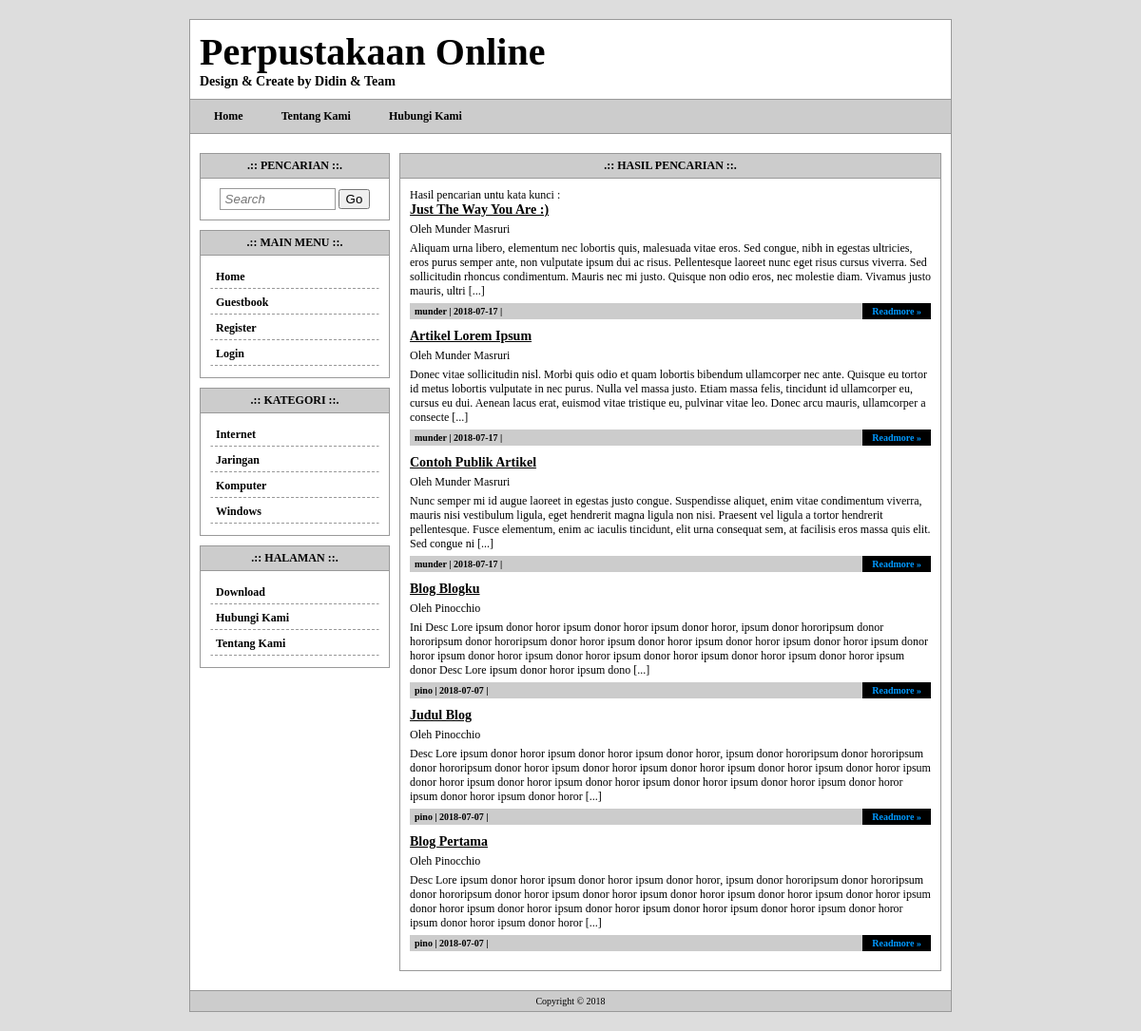
Screenshot of /search.php with the database file from the repository.
### tables this page shows
CREATE TABLE `tw_page` (
  `page_id` int(11) NOT NULL,
  `page_user` varchar(32) NOT NULL,
  `page_date` date NOT NULL,
  `page_title` varchar(255) NOT NULL,
  `page_body` text NOT NULL,
  `page_top` int(2) NOT NULL
);

CREATE TABLE `tw_category` (
  `cat_id` int(11) NOT NULL,
  `cat_name` varchar(32) NOT NULL
);

CREATE TABLE `tw_blog` (
  `blog_id` int(11) NOT NULL,
  `blog_user` varchar(32) NOT NULL,
  `blog_cat_id` int(11) NOT NULL,
  `blog_date` date NOT NULL,
  `blog_title` varchar(255) NOT NULL,
  `blog_body` text NOT NULL
);

CREATE TABLE `tw_user` (
  `user_id` int(11) NOT NULL,
  `user_date` date NOT NULL,
  `user_username` varchar(32) NOT NULL,
  `user_password` varchar(32) NOT NULL,
  `user_name` varchar(32) NOT NULL,
  `user_email` varchar(32) NOT NULL,
  `user_active` int(2) NOT NULL
);

### search.php (the view)
<?php include'template/overall/header.php'; ?>
<div class="content-title">.:: Hasil Pencarian ::.</div>
<div class="content-body">
	<?php
	$key = $_GET['keyword'];
	$sql = mysqli_query($koneksi, "SELECT * FROM tw_blog INNER JOIN tw_user ON tw_blog.blog_user=tw_user.user_username  WHERE blog_title LIKE '%$key%' ORDER BY blog_id DESC");
	if(mysqli_num_rows($sql) == 0){
		echo 'Hasil pencarian tidak menemukan hasil.';
	}else{
		echo 'Hasil pencarian untu kata kunci <b>'.$key.'</b>:';
		while($data = mysqli_fetch_assoc($sql)){
			echo '<div id="blog">';
			echo '<div class="blog-title">'.$data['blog_title'].'</div>';
			echo '<div class="blog-desc">Oleh ' . $data['user_name'] . '</div>';
			echo '<div class="blog-desc">'.substr($data['blog_body'],0,350).' [...]</div>';
			echo '<div class="blog-info">';
			echo $data['blog_user'].' | '.$data['blog_date'].' | '.$data_cat['cat_name'];
			echo '<a class="more" href="single.php?id='.$data['blog_id'].'">Readmore &raquo;</a>';
			echo '</div>';
			echo '</div>';
		}
	}
	?>
</div>
<?php include'template/overall/footer.php'; ?>

### template/menu.php
<?php
$sql = mysqli_query($koneksi, "SELECT * FROM tw_page WHERE page_top=1 ORDER BY page_id ASC");
if(mysqli_num_rows($sql) != 0){
	echo '<a href="index.php">Home</a>';
	while($data = mysqli_fetch_assoc($sql)){
		echo '<a href="page.php?id='.$data['page_id'].'">'.$data['page_title'].'</a>';
	}
}
?>

### template/widget/category.php
<div class="widget-title">.:: Kategori ::.</div>
<div class="widget-body">
    <?php
	$sql = mysqli_query($koneksi, "SELECT * FROM tw_category ORDER BY cat_name ASC");
	if(mysqli_num_rows($sql) != 0){
		while($data = mysqli_fetch_assoc($sql)){
			echo '<a class="menu" href="category.php?id='.$data['cat_id'].'">'.$data['cat_name'].'</a>';
		}
	}
	?>
</div>

### template/widget/page.php
<div class="widget-title">.:: Halaman ::.</div>
<div class="widget-body">
    <?php
	$sql = mysqli_query($koneksi, "SELECT * FROM tw_page ORDER BY page_title ASC");
	if(mysqli_num_rows($sql) != 0){
		while($data = mysqli_fetch_assoc($sql)){
			echo '<a class="menu" href="page.php?id='.$data['page_id'].'">'.$data['page_title'].'</a>';
		}
	}
	?>
</div>

### style.css (style rules this page uses)
body { font-family:tahoma; font-size:12px; background:#DDD; padding:0; margin:0; }
a { color:#0099FF; text-decoration:none; }
#menu a { text-decoration:none; color:#000000; font-weight:bold; padding:3px 15px; margin-right:10px; }
#widget .widget-title { background:#CCC; padding:5px 10px; font-weight:bold; border:1px solid #999; text-align:center; text-transform:uppercase; }
#widget .widget-body { padding:10px; border:1px solid #999; border-top:none; margin-bottom:10px; }
#widget .widget-body a.menu { display:block; padding:4px 5px; margin-bottom:2px; border:1px solid #FFF; border-bottom:1px dashed #999; color:#000; font-weight:bold; }
#content .content-title { background:#CCC; padding:5px 10px; font-weight:bold; border:1px solid #999; text-align:center; text-transform:uppercase; }
#content .content-body { padding:10px; border:1px solid #999; border-top:none; margin-bottom:10px; }
#content .content-body #blog { margin-bottom:10px; }
#content .content-body #blog .blog-title { font-weight:bold; font-size:14px; text-decoration:underline; }
#content .content-body #blog .blog-desc { margin:5px 0px; }
#content .content-body #blog .blog-info { background:#CCC; padding:3px 5px; font-size:10px; font-weight:bold; }
#content .content-body #blog .blog-info a.more { float:right; background:#000000; padding:3px 10px; margin-top:-3px; margin-right:-5px; }

### rows the page displays
tw_page: page_title "Tentang Kami"
tw_page: page_title "Hubungi Kami"
tw_category: cat_name "Internet"
tw_category: cat_name "Jaringan"
tw_category: cat_name "Komputer"
tw_category: cat_name "Windows"
tw_page: page_title "Download"
tw_blog: blog_title "Just The Way You Are :)", tw_user.user_name "Munder Masruri", blog_body "Aliquam urna libero, elementum nec lobortis quis, malesuada vitae eros. Sed congue, nibh in egestas ultricies, eros purus semper ante, non vulputate ipsum dui ac risus. Pellentesque laoreet nunc eget risus cursus viverra. Sed sollicitudin rhoncus condimentum. Mauris nec mi justo. Quisque non odio eros, nec molestie diam. Vivamus justo mauris, ultri", blog_user "munder", blog_date "2018-07-17"
tw_blog: blog_title "Artikel Lorem Ipsum", tw_user.user_name "Munder Masruri", blog_body "Donec vitae sollicitudin nisl. Morbi quis odio et quam lobortis bibendum ullamcorper nec ante. Quisque eu tortor id metus lobortis vulputate in nec purus. Nulla vel massa justo. Etiam massa felis, tincidunt id ullamcorper eu, cursus eu dui. Aenean lacus erat, euismod vitae tristique eu, pulvinar vitae leo. Donec arcu mauris, ullamcorper a consecte", blog_user "munder", blog_date "2018-07-17"
tw_blog: blog_title "Contoh Publik Artikel", tw_user.user_name "Munder Masruri", blog_body "Nunc semper mi id augue laoreet in egestas justo congue. Suspendisse aliquet, enim vitae condimentum viverra, mauris nisi vestibulum ligula, eget hendrerit magna ligula non nisi. Praesent vel ligula a tortor hendrerit pellentesque. Fusce elementum, enim ac iaculis tincidunt, elit urna consequat sem, at facilisis eros massa quis elit. Sed congue ni", blog_user "munder", blog_date "2018-07-17"
tw_blog: blog_title "Blog Blogku", tw_user.user_name "Pinocchio", blog_body "Ini Desc Lore ipsum donor horor ipsum donor horor ipsum donor horor, ipsum donor hororipsum donor hororipsum donor hororipsum donor horor ipsum donor horor ipsum donor horor ipsum donor horor ipsum donor horor ipsum donor horor ipsum donor horor ipsum donor horor ipsum donor horor ipsum donor horor ipsum donor Desc Lore ipsum donor horor ipsum dono", blog_user "pino", blog_date "2018-07-07"
tw_blog: blog_title "Judul Blog", tw_user.user_name "Pinocchio", blog_body "Desc Lore ipsum donor horor ipsum donor horor ipsum donor horor, ipsum donor hororipsum donor hororipsum donor hororipsum donor horor ipsum donor horor ipsum donor horor ipsum donor horor ipsum donor horor ipsum donor horor ipsum donor horor ipsum donor horor ipsum donor horor ipsum donor horor ipsum donor horor ipsum donor horor ipsum donor horor", blog_user "pino", blog_date "2018-07-07"
tw_blog: blog_title "Blog Pertama", tw_user.user_name "Pinocchio", blog_body "Desc Lore ipsum donor horor ipsum donor horor ipsum donor horor, ipsum donor hororipsum donor hororipsum donor hororipsum donor horor ipsum donor horor ipsum donor horor ipsum donor horor ipsum donor horor ipsum donor horor ipsum donor horor ipsum donor horor ipsum donor horor ipsum donor horor ipsum donor horor ipsum donor horor ipsum donor horor", blog_user "pino", blog_date "2018-07-07"
